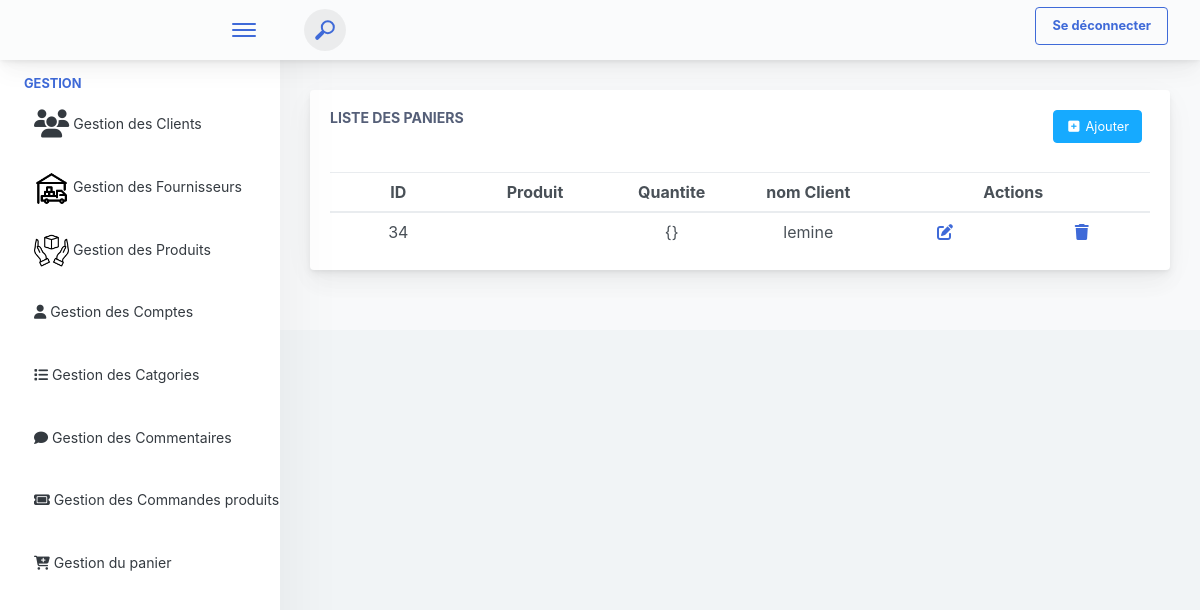
/affiche_panier/, run on an earlier commit of the app's database.
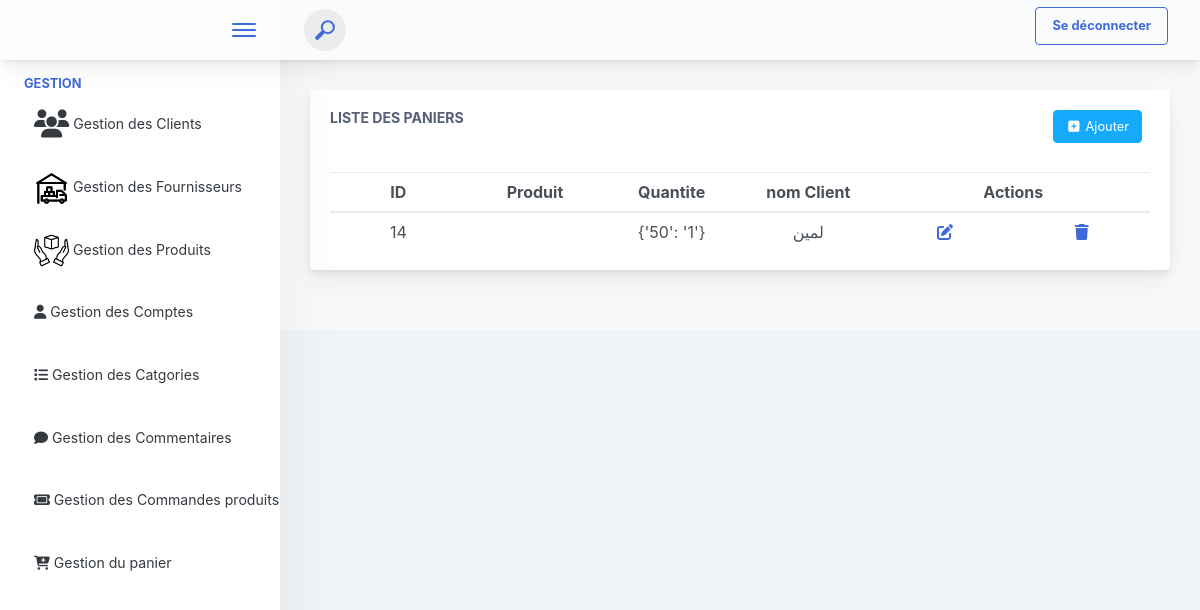
And on a later commit of the database.
### produits_app/models.py (models this page shows)
class Panier(models.Model):
    id_panier = models.AutoField(primary_key=True)
    produits = models.ManyToManyField(Produit)
    quantite = models.JSONField(default=dict)
    id_client = models.ForeignKey(Client, on_delete=models.CASCADE)
    date_expiration = models.DateTimeField(null=True, blank=True)

class Client(models.Model):
    id_client = models.AutoField(primary_key=True)
    id_email = models.ForeignKey(Compte, on_delete=models.CASCADE, default=4)
    nom = models.CharField(max_length=100)
    prenom = models.CharField(max_length=100, default='prenom_user')
    num_tel = models.IntegerField(default=0)
    adresse = models.CharField(max_length=100, default='adresse')
    historique = models.ManyToManyField(CommandeProduit,blank=True)

### produits_app/views.py (the view)
# urls.py: path('affiche_panier/', views.affiche_panier, name="affiche_panier"),
def affiche_panier(request):
    paniers = Panier.objects.all()
    return render(request,"interface_admin/Admin_Panier/panier_affichage.html",{'paniers':paniers})

### produits_app/templates/interface_admin/Admin_Panier/panier_affichage.html (shortened to what this page needs)
{% extends 'interface_admin/navbar.html' %}
{% block content %}
  <div class="app-main__inner">
    <div class="app-page-title">
      <div class="row">
        <div class="col-lg-12">
          <div class="main-card mb-3 card">
            <div class="card-body">
              <div style="display: flex ; justify-content: space-between;">
                <div>
                  <h5 class="card-title">Liste des paniers </h5>
                </div>
                <div style="display: flex ; justify-content: space-between;">
                  <div>
                    <a href="{% url 'ajouter_panier' %}" class="mb-2 mr-2 btn btn-info"><i class="fa fa-fw" aria-hidden="true" title="Copier pour utiliser plus-square"></i> Ajouter </a>
                  </div>
                </div>
              </div>
              <br>
              <table class="mb-0 table" id="myTable">
                <thead>
                  <tr>
                    <th>ID</th>
                    <th>Produit</th>
                    <th>Quantite</th>
                    <th>nom Client</th>
                    <th colspan="2">Actions</th>
                  </tr>
                </thead>
                <tbody>
                  {% for panier in paniers %}
                  <tr>
                    <td >{{panier.id_panier}}</td>
                    <td>
                    </td>
                    <td>{{panier.quantite}}</td>
                    <td >{{panier.id_client.nom}}</td>
                    <td>
                      <a class='button' href="{% url 'modifier_panier' panier.id_panier  %}"><i class="fa-solid fa-pen-to-square"></i></a>
                    </td>
                    <td>
                      <a class='button' href="{% url 'suprimer_panier' panier.id_panier  %}"><i class="fa-solid fa-trash"></i></a>
                    </td>
                  </tr>
                  {% endfor %}
                </tbody>
              </table>
            </div>
          </div>
        </div>
      </div>
    </div>
  </div>
{% endblock %}

What changed in the data, as far as the page shows it:
removed Panier: id_panier "34", quantite "{}", id_client.nom "lemine"
added Panier: id_panier "14", quantite "{'50': '1'}", id_client.nom "لمين"
